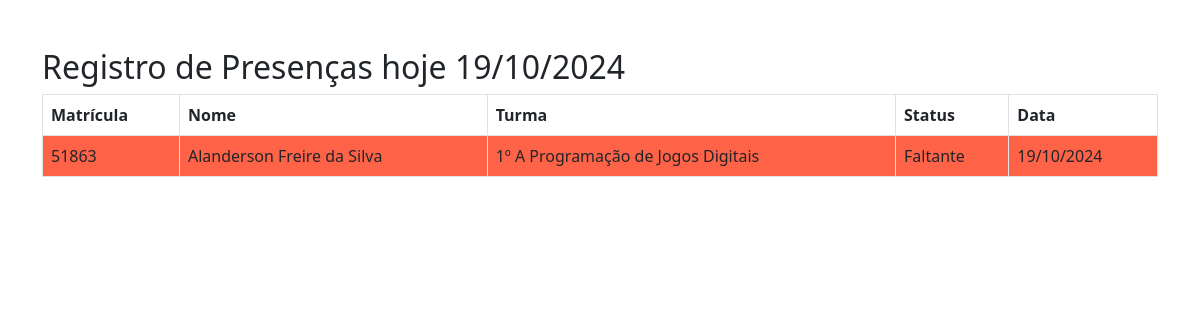
Page /entrada/faltas.php?matricula=51863 on the committed database.
### tables this page shows
CREATE TABLE `alunosnovos2024` (
  `id` int(11) NOT NULL,
  `matricula` varchar(50) NOT NULL,
  `nome` varchar(50) NOT NULL,
  `turma` varchar(50) NOT NULL
);

### entrada/faltas.php (the view, shortened to what this page needs)
<?php
include_once "../conexao/conexao.php";
$timeZone = new \DateTimeZone('America/Sao_Paulo');
$dataAtual = new \DateTime();
$dataAtual->setTimezone($timeZone);
$data_hoje = $dataAtual->format('d/m/Y');
$matricula_pesquisa = isset($_GET['matricula']) ? $_GET['matricula'] : '';
$sql_alunos = "SELECT matricula, nome, turma FROM alunosnovos2024 WHERE 1=1";
if (!empty($matricula_pesquisa)) {
    $sql_alunos .= " AND matricula LIKE '%$matricula_pesquisa%'";
}
$result_alunos = mysqli_query($conn, $sql_alunos);
if (mysqli_num_rows($result_alunos) > 0) {
    $alunos_comparados = [];
    while ($aluno = mysqli_fetch_assoc($result_alunos)) {
        $matricula = $aluno['matricula'];
        $nome = $aluno['nome'];
        $turma = $aluno['turma'];
        $status = 'Faltante';
        $classStatus = 'faltante';
        $alunos_comparados[] = [
            'matricula' => $matricula,
            'nome' => $nome,
            'turma' => $turma,
            'status' => $status,
            'data' => $data_hoje,
            'classStatus' => $classStatus
        ];
    }
    ?>
    <!DOCTYPE html>
    <html lang="pt-BR">
    <head>
        <link rel="stylesheet" href="../css/bootstrap.min.css">
    </head>
    <body>
        <div class="container mt-5">
            <h2>Registro de Presenças hoje <?php echo $data_hoje ?></h2>
            <table class="table table-bordered">
                <thead>
                    <tr>
                        <th>Matrícula</th>
                        <th>Nome</th>
                        <th>Turma</th>
                        <th>Status</th>
                        <th>Data</th>
                    </tr>
                </thead>
                <tbody>
                    <?php foreach ($alunos_comparados as $aluno): ?>
                        <tr class="<?php echo $aluno['classStatus']; ?>">
                            <td><?php echo $aluno['matricula']; ?></td>
                            <td><?php echo $aluno['nome']; ?></td>
                            <td><?php echo $aluno['turma']; ?></td>
                            <td><?php echo $aluno['status']; ?></td>
                            <td><?php echo $aluno['data']; ?></td>
                        </tr>
                    <?php endforeach; ?>
                </tbody>
            </table>
        </div>
    </body>
    </html>
    <?php
} else {
    echo "Nenhum aluno encontrado.";
}
?>

### entrada/faltas.php (style rules this page uses)
.faltante { background-color: #FF6347; }

### rows in the picture
alunosnovos2024: matricula "51863", nome "Alanderson Freire da Silva", turma "1º A Programação de Jogos Digitais", status "Faltante", data "19/10/2024"
